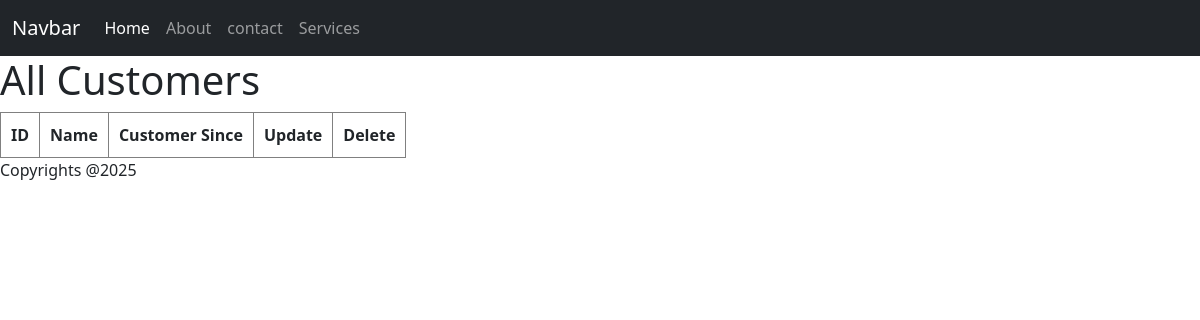
The page /order/customers/ on the database as committed earlier.
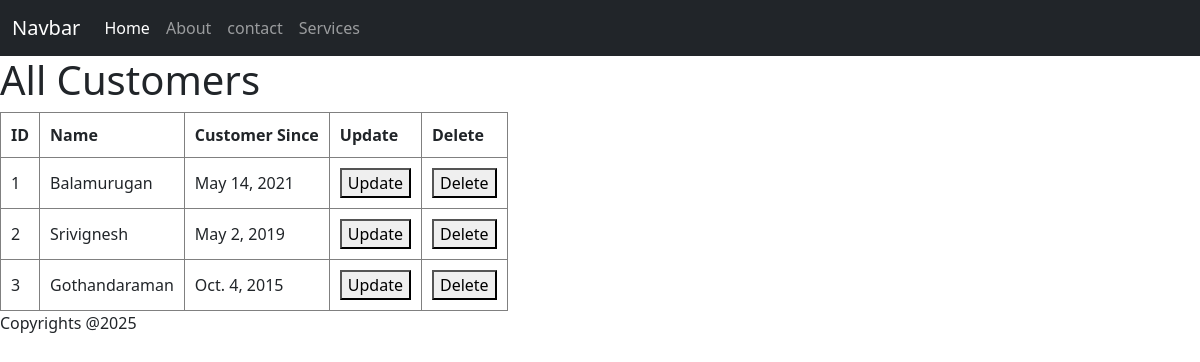
The same page on the database as committed later.
### OrderManagement/models.py (models this page shows, shortened)
class Customer(models.Model):
    customer_name=models.CharField(max_length=200,null=True)
    customer_since=models.DateField(blank=True,null=True)

### OrderManagement/views.py (the view)
# urls.py: path('customers/', Allcustomers),
def Allcustomers(request):
    customers = Customer.objects.all()
    context = {
        "customers": customers
    }
    return render(request, 'customers.html', context)

### Frontend/templates/customers.html
{% extends 'base.html' %}
{% block content %}
<h1>All Customers</h1>
<table>
    <thead>
        <tr>
            <th>ID</th>
            <th>Name</th>
            <th>Customer Since</th>
            <th>Update</th>
            <th>Delete</th>
        </tr>
    </thead>
    <tbody>
        {% for customer in customers %}
        <tr>
            <td>{{ customer.id }}</td>
            <td>{{ customer.customer_name }}</td>
            <td>{{ customer.customer_since }}</td>
            <td>
                <a href="{% url 'customer_update' customer.id%}">
                <button>Update</button>
                </a>
            </td>
            <td>
                <a href="{% url 'customer_delete' customer.id%}">
                <button>Delete</button>
            </a>
            </td>
        </tr>
        {% endfor %}
    </tbody>
</table>
{% endblock %}

### Frontend/templates/base.html (shortened to what this page needs)
<!DOCTYPE html>
<html lang="en">
<head>
    {% load django_bootstrap5 %}
    {% bootstrap_css %}
</head>
<body>
{% include 'navbar.html' %}
{% block content %}
{% endblock %}
<p>Copyrights @2025</p>
</body>
</html>

### Frontend/templates/navbar.html (shortened to what this page needs)
<body>
    <nav class="navbar navbar-expand-lg bg-dark navbar-dark">
  <div class="container-fluid">
    <a class="navbar-brand" href="#">Navbar</a>
    <div class="collapse navbar-collapse" id="navbarNav">
      <ul class="navbar-nav">
        <li class="nav-item">
          <a class="nav-link active" aria-current="page" href="/inventory/home/">Home</a>
        </li>
        <li class="nav-item">
          <a class="nav-link" href="/inventory/about/">About</a>
        </li>
        <li class="nav-item">
          <a class="nav-link" href="/inventory/contact/">contact</a>
        </li>
        <li class="nav-item">
          <a class="nav-link"href="/inventory/services/">Services</a>
        </li>
      </ul>
    </div>
  </div>
</nav>

### Frontend/templates/base.html (style rules this page uses)
table,th,td { border:1px solid gray; padding:10px; }

Rows that differ between the two databases and show on the page:
added Customer: id "1", customer_name "Balamurugan", customer_since "May 14, 2021"
added Customer: id "2", customer_name "Srivignesh", customer_since "May 2, 2019"
added Customer: id "3", customer_name "Gothandaraman", customer_since "Oct. 4, 2015"
